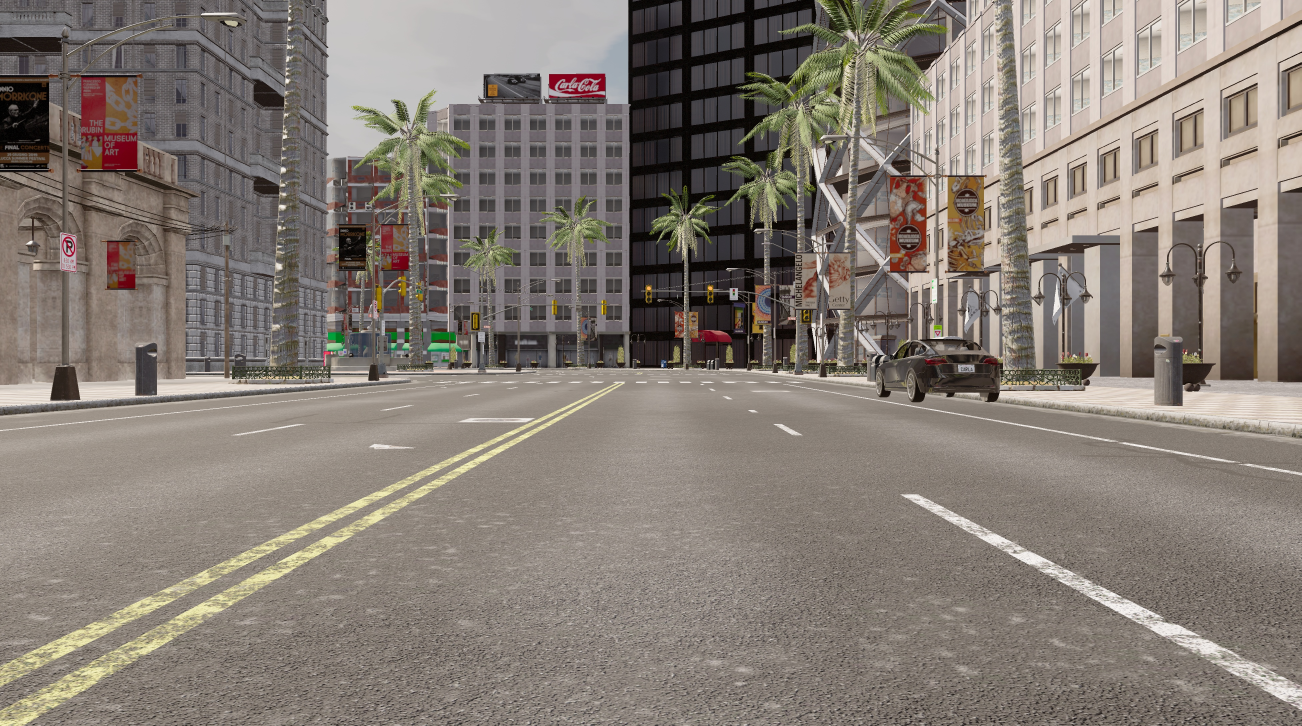
#> input picture Hyperion/frame.jpg, 3904 x 2177 px (shown at 1/3 size)
$ python -i LaneKeepAssist.py   (imports and definitions only)   (older library calls are emulated)
#> lines starting #> are read from the running program, lines starting #| are printed output that depends on the picture
import os
import cv2
import pickle
import numpy as np


class LKA:
	def __init__(self):
		self.cameraCalibration = pickle.load( open(f'{os.getcwd()}\\pickled_data\\camera_calibration.p', 'rb' ) )
		self.mtx, self.dist = map(self.cameraCalibration.get, ('mtx', 'dist'))
		self.transMatrix = pickle.load( open(f'{os.getcwd()}\\pickled_data\\perspective_transform.p', 'rb' ) )
		self.M, self.Minv = map(self.transMatrix.get, ('M', 'Minv'))

	# [178 lines left out: functions lane_detect, undistortAndHLS, threshIt, absSobelThresh, combineGradients, adjustPerspective and 3 more, not called in this run]

>>> import cv2
>>> picture = cv2.imread('../frame.jpg', cv2.IMREAD_GRAYSCALE)
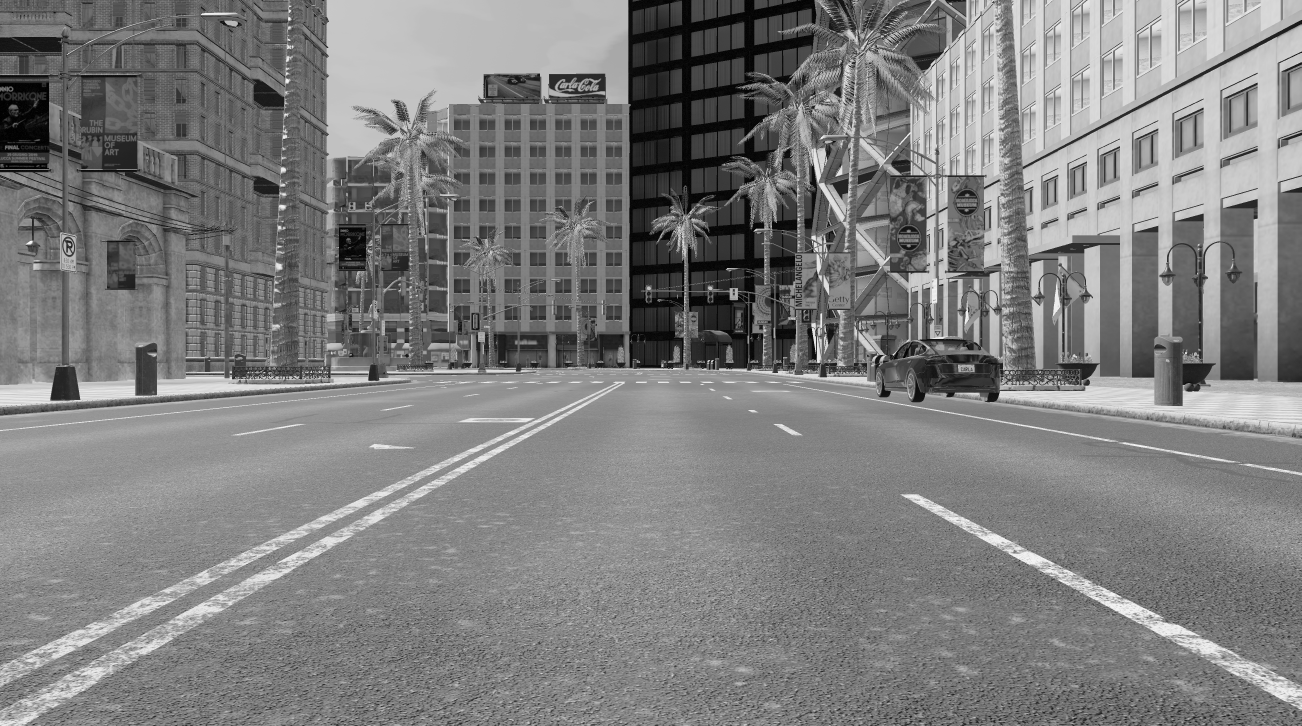
#> picture: shape (2177, 3904) (shown at 1/3 size); min 0, max 255, mean 126.6
#> (the run stopped early here; a loop or call above may not have finished)
